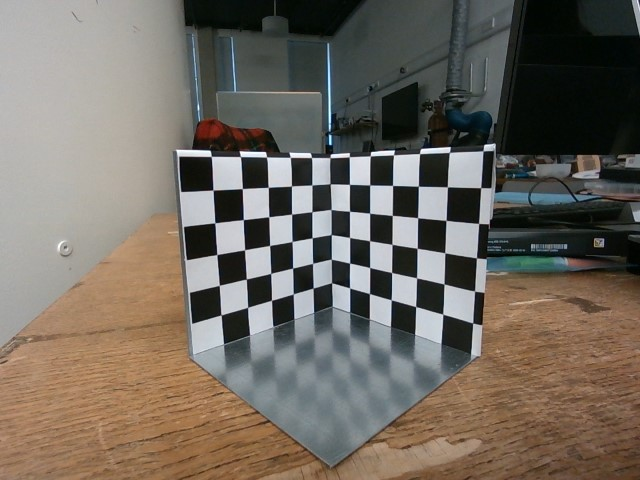
#> input picture Tutorial_1/3d_checkerboard.jpg, 640 x 480 px
$ python tutorial1_solution.py
#> lines starting #> are read from the running program, lines starting #| are printed output that depends on the picture; long printed decimals are rounded
import numpy as np
import cv2


def detect_keypoints(img,checkerboard_size):
    '''
    find checkerboard keypoints

    Args:
        image (np.ndarray): Image (height x width x 3).
        checkerboard size (int,int): Number of inner corners per a chessboard row and column

    Returns:
        np.ndarray: Output array of detected corners (inner corners number x 2).
    '''

    ret,corners=cv2.findChessboardCorners(img,checkerboard_size,None)

    # refine the corner locations with sub-pixel accuracy
    if ret==True:
        criteria=(cv2.TERM_CRITERIA_EPS+cv2.TERM_CRITERIA_MAX_ITER, 3, 0.1) # stop after 3 iterations or the accuracy of 0.1 is achieved
        img_gray=cv2.cvtColor(img,cv2.COLOR_BGR2GRAY)
        corners2=cv2.cornerSubPix(img_gray,corners,(5,5),(-1,-1),criteria)
        img_points.append(corners2)

    img_corner=cv2.drawChessboardCorners(img,checkerboard_size,corners2,ret) # draw detected corners
    cv2.imshow('img with detected corners', img_corner)
    cv2.waitKey(0)

    return np.reshape(img_points, (-1, 2))

def fix_world_points(checkerboard_size,checkerboard_length):
    # fix the world coordinate and get cooresponding keypoints in the world coordinates
    num_h=checkerboard_size[0]
    num_v=checkerboard_size[1]
    objp = []

    for i in range(num_v):
        for j in range(num_h):
            if j<6:
                # objp_point=[0,(5-j)*checkerboard_length,(5-i)*checkerboard_length]
                objp_point=[(5-j)*checkerboard_length,0,(5-i)*checkerboard_length]
                objp.append(objp_point)
            else:
                # objp_point=[(j-5)*checkerboard_length,0,(5-i)*checkerboard_length]
                objp_point=[0,(j-5)*checkerboard_length,(5-i)*checkerboard_length]
                objp.append(objp_point)


    return np.reshape(np.array(objp), (-1, 3))


img=cv2.imread('3d_checkerboard.jpg',cv2.IMREAD_COLOR)
#> img is the input picture: shape (480, 640, 3); mean B, G, R 96.4, 105.7, 113.2
img_points=[]
checkerboard_size=(11,5)
checkerboard_length=16.13

img_points=detect_keypoints(img,checkerboard_size)
#> in detect_keypoints, `ret,corners=cv2.findChessboardCorners(img,checkerboard_size,None)`: ret = True; corners = 55 rows, first 8: [212.9, 190], [242.3, 188.6], [268.3, 187.4], [291.5, 185.9], [311.9, 185], [330.2, 183.8], [349.5, 184.4], [369.7, 185]
#> in detect_keypoints, `img_gray=cv2.cvtColor(img,cv2.COLOR_BGR2GRAY)`:
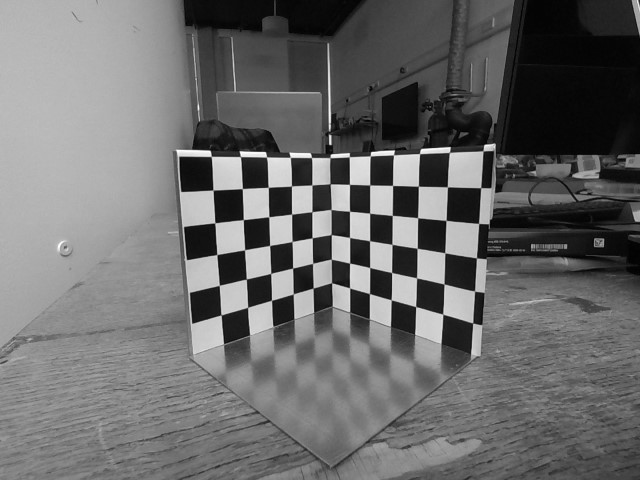
#> img_gray: shape (480, 640); min 0, max 255, mean 106.9
#> in detect_keypoints, `corners2=cv2.cornerSubPix(img_gray,corners,(5,5),(-1,-1),criteria)`: corners2 = 55 rows, first 8: [213, 190], [242.3, 188.6], [268.3, 187.4], [291.5, 186], [311.8, 185], [330.1, 183.8], [349.5, 184.4], [369.7, 184.9]
#> in detect_keypoints, `img_corner=cv2.drawChessboardCorners(img,checkerboard_size,corners2,ret)`:
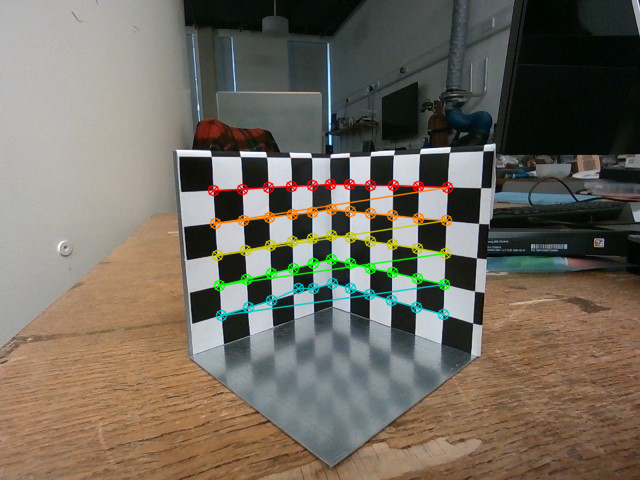
#> img_corner: shape (480, 640, 3); mean B, G, R 94.9, 106.5, 113.5
#> img_points = 55 pairs, first value 213 to 447.4, second value 183.8 to 314.9
world_points=fix_world_points(checkerboard_size,checkerboard_length)
# [4 lines of commented-out code are left out]


def coefficients_from_3d_2d(image: np.ndarray, world: np.ndarray):
    """Get coefficients for the polynomial equation.

    Args:
        image (np.ndarray): 2D vector (u, v).
        world (np.ndarray): 3D vector (x, y, z).

    Returns:
        np.ndarray: Coefficients of 2 rows of A (2x12).
    """
    # P = [p11 p12 p13 p14 p21 p22 p23 p24 p31 p32 p33 p34]
    res = np.zeros((2, 12))
    u, v = image
    x, y, z = world

    # p1 * X - u * p * X = 0
    res[0][0] = x
    res[0][1] = y
    res[0][2] = z
    res[0][3] = 1
    res[0][8] = -u * x
    res[0][9] = -u * y
    res[0][10] = -u * z
    res[0][11] = -u

    # p2 * X - v * p3 * X = 0
    res[1][4] = x
    res[1][5] = y
    res[1][6] = z
    res[1][7] = 1
    res[1][8] = -v * x
    res[1][9] = -v * y
    res[1][10] = -v * z
    res[1][11] = -v
    return res


def solve_P(A: np.ndarray):
    """Solve for P using A.

    Args:
        A (np.ndarray): Matrix A (2N, 12).

    Returns:
        np.ndarray: Matrix P (3x4).
    """
    _, _, V = np.linalg.svd(A)
    P = V[-1].reshape((3, 4))
    return P


def decompose_P(P: np.ndarray):
    """Decompose P into K, R, t.

    Args:
        P (np.ndarray): Matrix P (3x4).

    Returns:
        K (np.ndarray): Matrix K (3x3).
        R (np.ndarray): Matrix R (3x3).
        t (np.ndarray): Matrix t (3x1).
    """
    KR = P[:, :3]
    KKT = KR @ KR.T  # KKT = KR @ KR.T = K @ K.T
    norm=KKT[2, 2]
    KKT /= norm
    sign = P[0][3] / np.abs(P[0][3])
    P /= np.sqrt(norm) * sign
    KR = P[:, :3]
    Kt = P[:, 3]

    u0 = KKT[0][2]
    v0 = KKT[1][2]
    fy = np.sqrt(KKT[1][1] - v0 ** 2)
    s = (KKT[0][1] - u0 * v0) / fy
    fx = np.sqrt(KKT[0][0] - u0 ** 2 - s ** 2)
    K = np.array([[fx, s, u0], [0, fy, v0], [0, 0, 1]])
    R = np.linalg.inv(K) @ KR  # R = K^-1 @ KR
    t = np.linalg.inv(K) @ Kt  # t = K^-1 @ Kt
    return K, R, t


def calibrate_3d_2d(image_points: np.ndarray, world_points: np.ndarray):
    """Calibrate 3D to 2D.

    Args:
        image_points (np.ndarray): 2D points (N, 2).
        world_points (np.ndarray): 3D points (N, 3).

    Returns:
        K (np.ndarray): Matrix K (3x3).
        R (np.ndarray): Matrix R (3x3).
        t (np.ndarray): Matrix t (3x1).
    """
    A = np.zeros((2 * image_points.shape[0], 12))
    for i in range(image_points.shape[0]):
        A[2 * i: 2 * i +
            2] = coefficients_from_3d_2d(image_points[i], world_points[i])
    P = solve_P(A)
    K, R, t = decompose_P(P)
    return K, R, t


# img_points = np.load('img_points.npy')
# world_points = np.load('world_points.npy')
K, R, t = calibrate_3d_2d(img_points, world_points)
#> the loop in calibrate_3d_2d, `for i in range(image_points.shape[0]):` made 55 passes
#> (u in coefficients_from_3d_2d, v in coefficients_from_3d_2d, x in coefficients_from_3d_2d, y in coefficients_from_3d_2d, z in coefficients_from_3d_2d) on passes 1 to 12: (213, 190, 80.65, 0, 80.65), (242.3, 188.6, 64.52, 0, 80.65), (268.3, 187.4, 48.39, 0, 80.65), (291.5, 186, 32.26, 0, 80.65), (311.8, 185, 16.13, 0, 80.65), (330.1, 183.8, 0, 0, 80.65), (349.5, 184.4, 0, 16.13, 80.65), (369.7, 184.9, 0, 32.26, 80.65), (392.5, 185.5, 0, 48.39, 80.65), (418.4, 186.2, 0, 64.52, 80.65), (447.4, 186.8, 0, 80.65, 80.65), (214.7, 222.8, 80.65, 0, 64.52)
#> in solve_P, `P = V[-1].reshape((3, 4))`: P = [[0.00433, -0.000199, 0.000549, -0.736], [0.000985, 0.00112, 0.00361, -0.677], [5.96e-06, 6.35e-06, 1.52e-06, -0.00222]]
#> in decompose_P, `KR = P[:, :3]`: KR = [[0.00433, -0.000199, 0.000549], [0.000985, 0.00112, 0.00361], [5.96e-06, 6.35e-06, 1.52e-06]]
#> in decompose_P, `KKT = KR @ KR.T`: KKT = [[1.91e-05, 6.02e-06, 2.54e-08], [6.02e-06, 1.52e-05, 1.84e-08], [2.54e-08, 1.84e-08, 7.81e-11]]
#> in decompose_P, `norm=KKT[2, 2]`: norm = 7.81e-11
#> in decompose_P, `KKT /= norm`: KKT = [[243881.5, 77051.1, 324.6], [77051.1, 194877.7, 236.1], [324.6, 236.1, 1]]
#> in decompose_P, `sign = P[0][3] / np.abs(P[0][3])`: sign = -1
#> in decompose_P, `P /= np.sqrt(norm) * sign`: P = [[-489.4, 22.52, -62.12, 83302.9], [-111.5, -126.3, -408.1, 76557.6], [-0.674, -0.718, -0.172, 250.7]]
#> in decompose_P, `KR = P[:, :3]`: KR = [[-489.4, 22.52, -62.12], [-111.5, -126.3, -408.1], [-0.674, -0.718, -0.172]]
#> in decompose_P, `Kt = P[:, 3]`: Kt = [83302.9, 76557.6, 250.7]
#> in decompose_P, `u0 = KKT[0][2]`: u0 = 324.6
#> in decompose_P, `v0 = KKT[1][2]`: v0 = 236.1
#> in decompose_P, `fy = np.sqrt(KKT[1][1] - v0 ** 2)`: fy = 373
#> in decompose_P, `s = (KKT[0][1] - u0 * v0) / fy`: s = 1.12
#> in decompose_P, `fx = np.sqrt(KKT[0][0] - u0 ** 2 - s ** 2)`: fx = 372.2
#> in decompose_P, `K = np.array([[fx, s, u0], [0, fy, v0], [0, 0, 1]])`: K = [[372.2, 1.12, 324.6], [0, 373, 236.1], [0, 0, 1]]
#> in decompose_P, `R = np.linalg.inv(K) @ KR`: R = [[-0.727, 0.686, -0.0138], [0.128, 0.116, -0.985], [-0.674, -0.718, -0.172]]
#> in decompose_P, `t = np.linalg.inv(K) @ Kt`: t = [5.01, 46.55, 250.7]
#> in calibrate_3d_2d, `K, R, t = decompose_P(P)`: K = [[372.2, 1.12, 324.6], [0, 373, 236.1], [0, 0, 1]]; t = [5.01, 46.55, 250.7]
#> K = [[372.2, 1.12, 324.6], [0, 373, 236.1], [0, 0, 1]]; t = [5.01, 46.55, 250.7]
print(K,R,t)
#| [[372.173    1.117 324.604]
#|  [  0.         373.016 236.086]
#|  [  0.           0.           1.        ]] [[-0.7271  0.6864 -0.01377]
#|  [ 0.1281  0.1159 -0.985]
#|  [-0.6744 -0.718 -0.1722]] [  5.007  46.551 250.729 ]


# [5 lines of commented-out code are left out]

$ run again, with Tutorial_1/3d_coordinate.jpg copied over Tutorial_1/3d_checkerboard.jpg
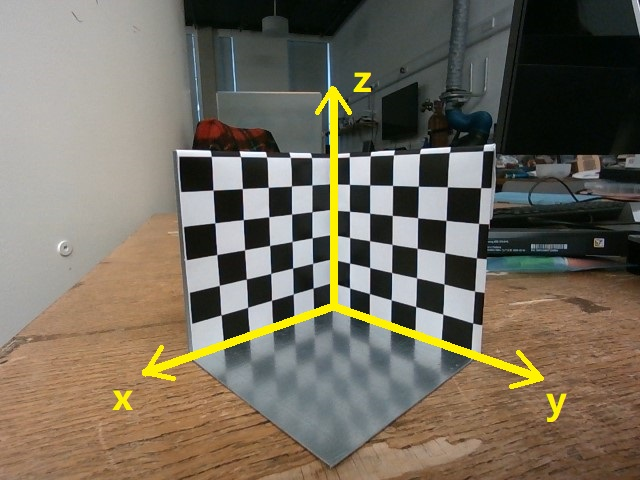
#> input picture Tutorial_1/3d_coordinate.jpg, 640 x 480 px
#> img is the input picture: shape (480, 640, 3); mean B, G, R 94.2, 108.5, 116.1
#> ret = True; corners = 55 rows, first 8: [442.7, 314.2], [415.7, 306.6], [391.2, 299.8], [369.4, 293.6], [349.5, 287.8], [333, 284.5], [313.1, 288], [293.4, 293.8]
#> in detect_keypoints, `img_gray=cv2.cvtColor(img,cv2.COLOR_BGR2GRAY)`:
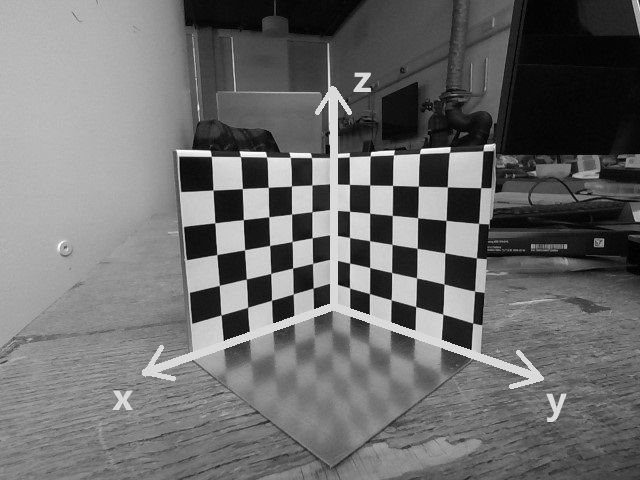
#> img_gray: shape (480, 640); min 0, max 255, mean 109.2
#> corners2 = 55 rows, first 8: [442.7, 314.2], [415.6, 306.6], [391.2, 299.8], [369.5, 293.6], [349.6, 287.8], [333.9, 283.1], [313.1, 288], [293.3, 294]
#> in detect_keypoints, `img_corner=cv2.drawChessboardCorners(img,checkerboard_size,corners2,ret)`:
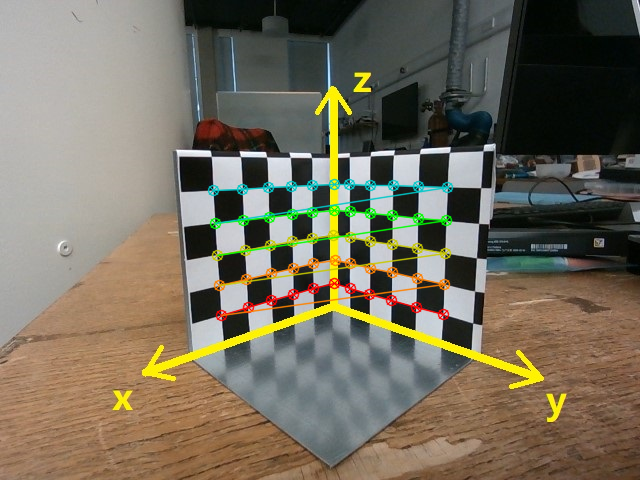
#> img_corner: shape (480, 640, 3); mean B, G, R 92.9, 109.2, 116.3
#> img_points = 55 pairs, first value 213 to 447.4, second value 183.6 to 314.9
#> the loop in calibrate_3d_2d, `for i in range(image_points.shape[0]):` made 55 passes
#> (u in coefficients_from_3d_2d, v in coefficients_from_3d_2d, x in coefficients_from_3d_2d, y in coefficients_from_3d_2d, z in coefficients_from_3d_2d) on passes 1 to 8: (442.7, 314.2, 80.65, 0, 80.65), (415.6, 306.6, 64.52, 0, 80.65), (391.2, 299.8, 48.39, 0, 80.65), (369.5, 293.6, 32.26, 0, 80.65), (349.6, 287.8, 16.13, 0, 80.65), (333.9, 283.1, 0, 0, 80.65), (313.1, 288, 0, 16.13, 80.65), (293.3, 294, 0, 32.26, 80.65)
#> in solve_P, `P = V[-1].reshape((3, 4))`: P = [[0.000229, -0.00562, 0.000642, 0.903], [-0.00147, -0.00118, 0.00473, 0.431], [-8.28e-06, -7.35e-06, 1.81e-06, 0.00272]]
#> in decompose_P, `KR = P[:, :3]`: KR = [[0.000229, -0.00562, 0.000642], [-0.00147, -0.00118, 0.00473], [-8.28e-06, -7.35e-06, 1.81e-06]]
#> in decompose_P, `KKT = KR @ KR.T`: KKT = [[3.2e-05, 9.34e-06, 4.05e-08], [9.34e-06, 2.59e-05, 2.94e-08], [4.05e-08, 2.94e-08, 1.26e-10]]
#> norm = 1.26e-10
#> in decompose_P, `KKT /= norm`: KKT = [[254440.6, 74274.3, 322.2], [74274.3, 205812.5, 233.8], [322.2, 233.8, 1]]
#> sign = 1
#> in decompose_P, `P /= np.sqrt(norm) * sign`: P = [[20.46, -500.7, 57.23, 80484.2], [-130.9, -105.5, 421.4, 38391], [-0.738, -0.655, 0.161, 242.7]]
#> in decompose_P, `KR = P[:, :3]`: KR = [[20.46, -500.7, 57.23], [-130.9, -105.5, 421.4], [-0.738, -0.655, 0.161]]
#> Kt = [80484.2, 38391, 242.7]
#> u0 = 322.2
#> v0 = 233.8
#> fy = 388.8
#> s = -2.72
#> fx = 388.1
#> in decompose_P, `K = np.array([[fx, s, u0], [0, fy, v0], [0, 0, 1]])`: K = [[388.1, -2.72, 322.2], [0, 388.8, 233.8], [0, 0, 1]]
#> in decompose_P, `R = np.linalg.inv(K) @ KR`: R = [[0.666, -0.745, 0.0203], [0.107, 0.123, 0.987], [-0.738, -0.655, 0.161]]
#> in decompose_P, `t = np.linalg.inv(K) @ Kt`: t = [5.53, -47.18, 242.7]
#| [[388.064  -2.716 322.242 ]
#|  [  0.         388.799 233.769]
#|  [  0.           0.           1.        ]] [[ 0.6663 -0.7454  0.02027]
#|  [ 0.1071  0.1226  0.9867]
#|  [-0.738 -0.6552  0.1615  ]] [  5.534 -47.184 242.701]
